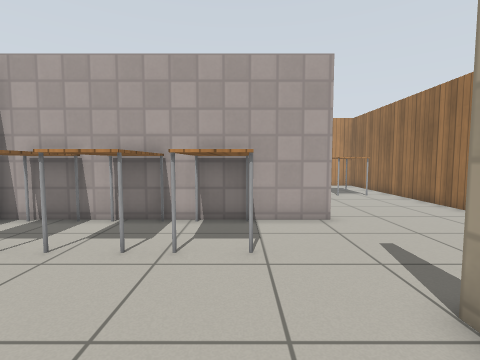
[1] (above)

18 first-person views from a walk through a Gazebo world. The camera is 0.9 m above the floor, tilts 4° down and sees 85° across. The floor is counted in squares, 0.5 m on a side. Each view is taken from the middle of a square. On the plan, view 1 faces up. The plan holds only what a view shows up to about 15 squares ahead; the rest is blank. Robots are left out. Simple patterns stand in for the simulator's built-in surfaces. Simple shapes stand in for some stock models.

[2]
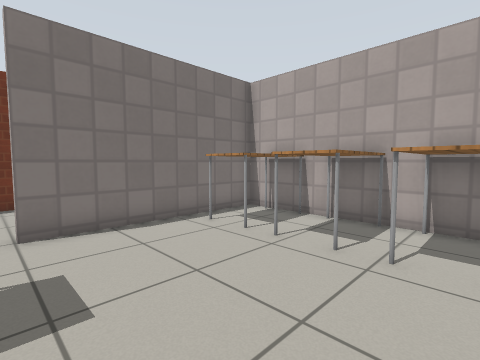

[3]
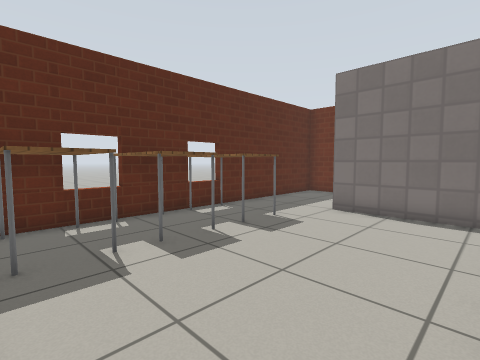

[4]
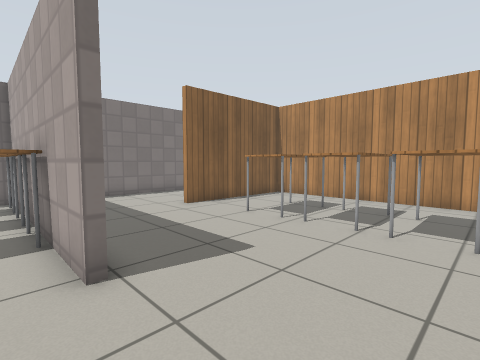

[5]
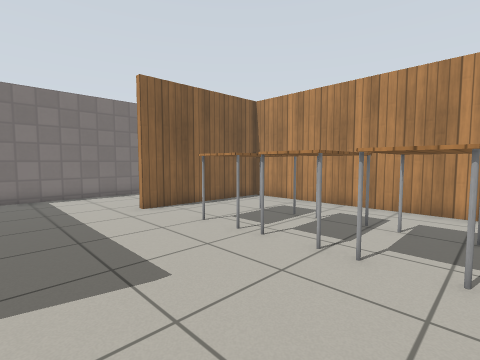

[6]
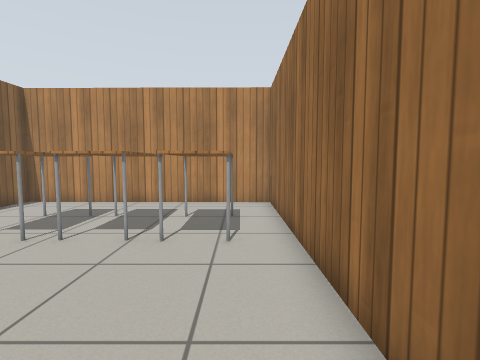

[7]
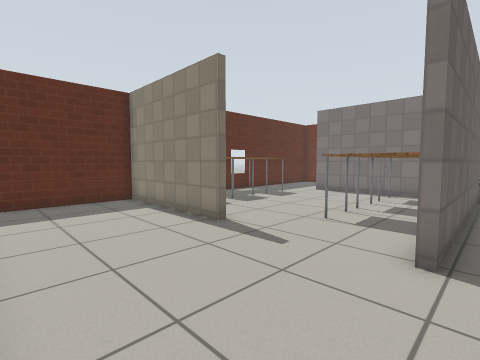

[8]
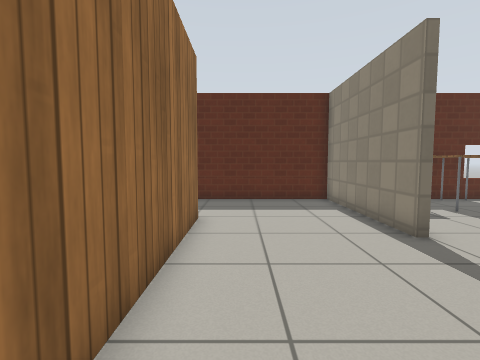

[9]
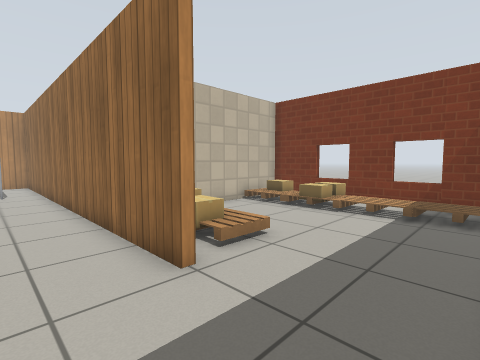

[10]
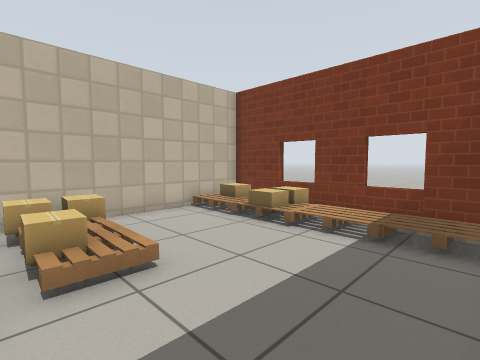

[11]
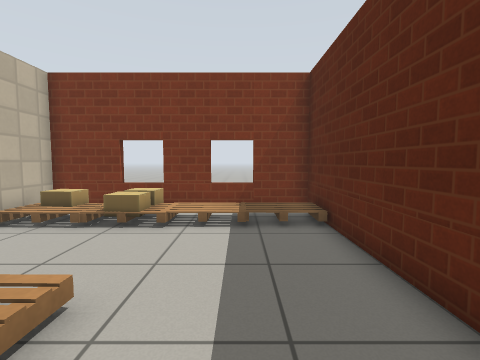

[12]
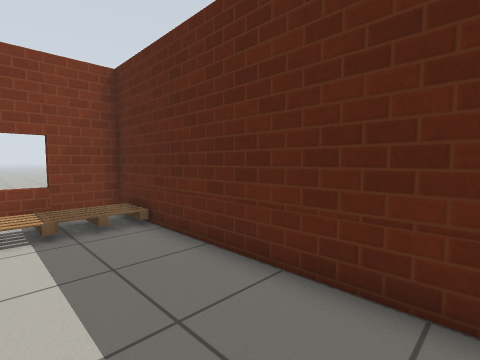

[13]
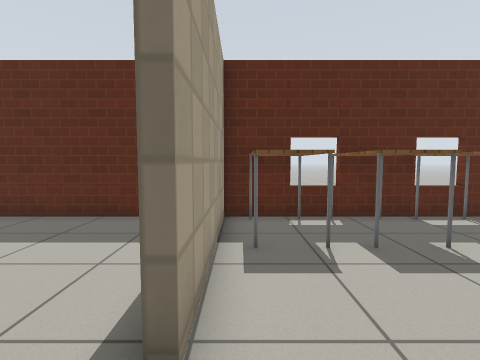

[14]
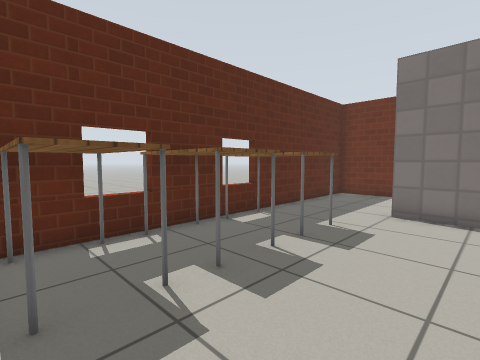

[15]
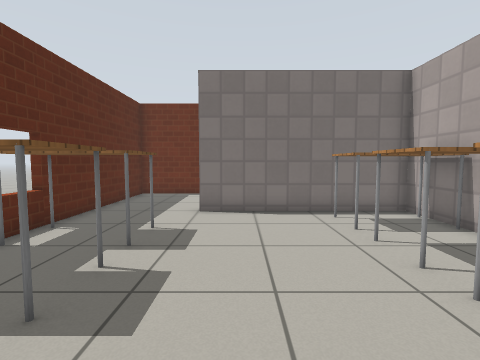

[16]
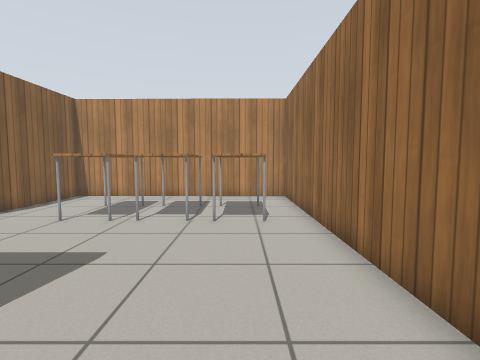

[17]
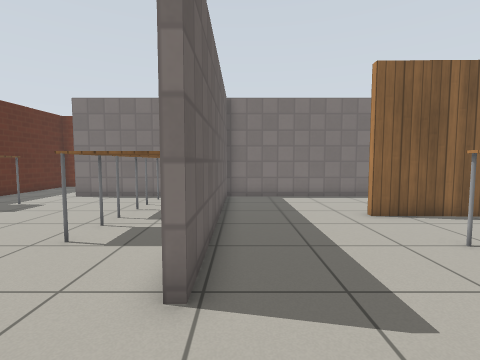

[18]
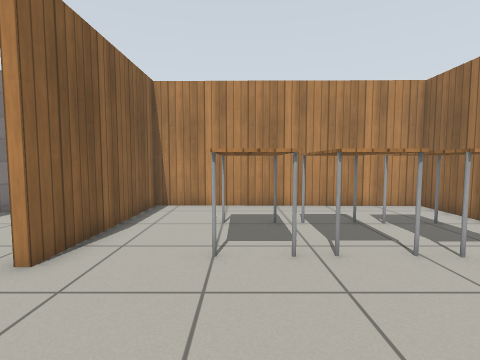

### Floor plan
Ten units are one square. View 1 is at (0, 0); x grows to the right and y downward. Boxes are objects, and circles mark ways between rooms. Rooms are numbered by the first view taken in them; rooms with no view inside come last. Other rooms are left out.
<svg viewBox="-80 -202 262 242">
<path fill="none" stroke="#000" d="M-35 -80 -74 -80 -74 -5M25 32 25 -30M14 -80 -25 -80M-75 35 26 35M29 -80 14 -80M-25 -80 -35 -80M-74 -135 -74 -83 29 -83M83 -24 83 -196 -24 -197 -26 -133M88 -7 83 -7 83 -24M28 -30 28 35 85 35M85 35 177 35 177 -59 92 -59"/>
<rect x="-65" y="-75" width="20" height="30" fill="#bbb"><title>table</title></rect>
<rect x="-55" y="-5" width="20" height="40" fill="#bbb"><title>table</title></rect>
<rect x="-45" y="-85" width="20" height="40" fill="#bbb"><title>table</title></rect>
<rect x="-25" y="-5" width="20" height="40" fill="#bbb"><title>table</title></rect>
<rect x="-15" y="-75" width="20" height="30" fill="#bbb"><title>table</title></rect>
<rect x="-5" y="-5" width="20" height="40" fill="#bbb"><title>table</title></rect>
<rect x="5" y="-175" width="20" height="40" fill="#bbb"><title>table</title></rect>
<rect x="25" y="-175" width="20" height="40" fill="#bbb"><title>table</title></rect>
<rect x="45" y="-165" width="30" height="30" fill="#bbb"><title>table</title></rect>
<rect x="95" y="-35" width="20" height="30" fill="#bbb"><title>pallet</title></rect>
<rect x="95" y="-35" width="10" height="20" fill="#bbb"><title>cardboard box</title></rect>
<rect x="95" y="-55" width="10" height="20" fill="#bbb"><title>cardboard box</title></rect>
<rect x="105" y="-55" width="10" height="20" fill="#bbb"><title>cardboard box</title></rect>
<rect x="145" y="5" width="30" height="30" fill="#bbb"><title>pallet</title></rect>
<rect x="145" y="-5" width="30" height="10" fill="#bbb"><title>pallet</title></rect>
<rect x="145" y="-15" width="30" height="10" fill="#bbb"><title>pallet</title></rect>
<rect x="145" y="-35" width="20" height="20" fill="#bbb"><title>cardboard box</title></rect>
<rect x="145" y="-55" width="10" height="20" fill="#bbb"><title>pallet</title></rect>
<rect x="155" y="-55" width="20" height="20" fill="#bbb"><title>cardboard box</title></rect>
<rect x="165" y="-35" width="10" height="20" fill="#bbb"><title>cardboard box</title></rect>
<circle cx="22" cy="-50" r="3" fill="#2a7"/>
<circle cx="60" cy="-15" r="3" fill="#2a7"/>
<circle cx="90" cy="15" r="3" fill="#2a7"/>
<text x="-20" y="-20">1</text>
<text x="30" y="-120">2</text>
<text x="60" y="0">3</text>
<text x="130" y="-10">4</text>
</svg>
Room 1 opens to room 2. Room 2 opens to room 3. Room 3 opens to room 4.

Where each view was taken, in squares from view 1:
view 1: 0 up, 0 right, facing up
view 2: 0 up, 0 right, facing up-left
view 3: 5 up, 2 right, facing down-left
view 4: 7 up, 7 right, facing up-left
view 5: 9 up, 7 right, facing up-left
view 6: 8 up, 7 right, facing up
view 7: 9 up, 8 right, facing down-left
view 8: 9 up, 7 right, facing down
view 9: 3 down, 6 right, facing up-right
view 10: 3 down, 9 right, facing up-right
view 11: 1 down, 8 right, facing right
view 12: 0 up, 8 right, facing down-right
view 13: 5 up, 2 right, facing down
view 14: 3 up, 2 right, facing down-left
view 15: 2 up, 2 right, facing left
view 16: 6 up, 6 right, facing up
view 17: 9 up, 6 right, facing left
view 18: 9 up, 1 right, facing up
